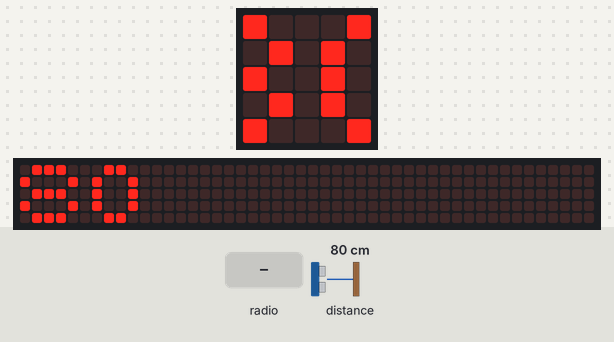
Recording of a program running on a simulated BBC micro:bit (MakeCode). On the bench: the board's 5×5 LED display, a strip that is not on the board, showing the scrolling text unrolled. Inputs (shaded band) come from the test bench; at power-on: distance to the obstacle 80 cm. The 48×5 strip is a reading aid, not a part: it shows the text the display is scrolling, unrolled, one strip-width of it at a time.

Above: at 1.88 s.
1.9 s: radio message "Way too close" arrives
At 3.53 s:
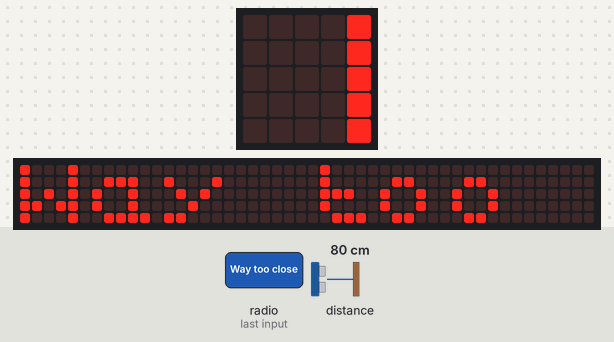
At 7.0 s:
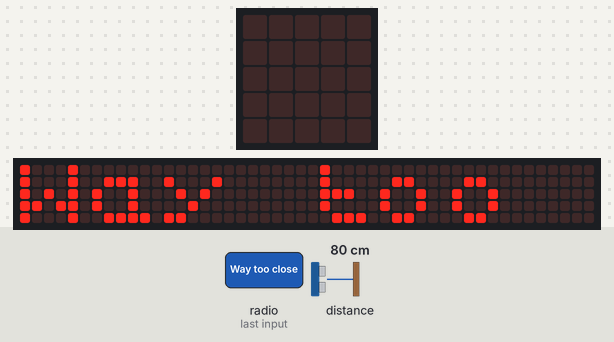
9.1 s: radio message "Way too close" arrives
At 16.58 s:
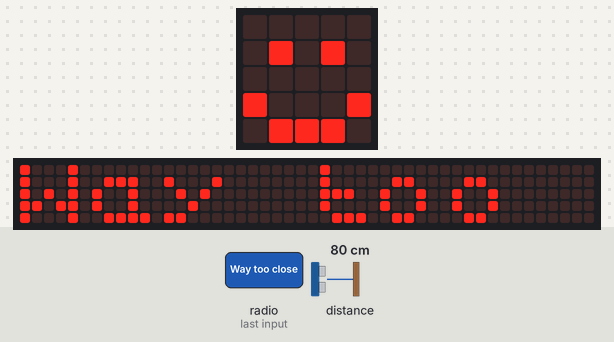

Measured:
- after the input at 1.9 s, the display: first differs from a run without the input after 1.4 s (image 1 shows a later state)
- after the input at 9.1 s, the display: first differs from a run without the input after 7.4 s (image 3)
- what the display in image 2 shows lasts 0.6 s, from 6.6 s to 7.2 s

The program:

main.ts
```typescript
// (licence header left out)
// variables
let objectDistance: number = 0
let alreadyWarned: boolean = false

// setup
basic.showIcon(IconNames.Happy)
radio.setGroup(247)

// receiver code
radio.onReceivedString(function (receivedString) {
    basic.showString(receivedString)
    basic.showIcon(IconNames.Happy)
})

// loop to read distance
while (true) {
    objectDistance = sonar.ping(
        DigitalPin.P0,
        DigitalPin.P1,
        PingUnit.Centimeters
    )

    // resets it
    basic.clearScreen()
    basic.showNumber(objectDistance)

    // if it is less than 5 cm, displays way too close ONCE, doesn't spam it
    if (objectDistance < 5 && alreadyWarned == false) {
        radio.sendString("Way too close")
        alreadyWarned = true
    }

    else {
        alreadyWarned = false
    }

    basic.pause(1000)
}
```
